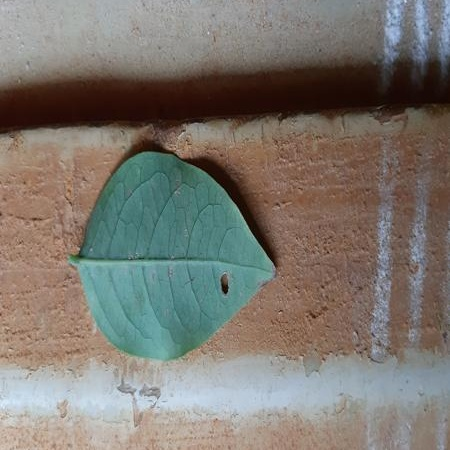
#> input picture Images/Amla/136.jpg, 450 x 450 px
$ python -i train.py   (imports and definitions only)
#> lines starting #> are read from the running program, lines starting #| are printed output that depends on the picture
import os
import cv2
import numpy as np
import tensorflow as tf
import matplotlib.pyplot as plt
import seaborn as sns
from sklearn.metrics import classification_report, confusion_matrix
from tensorflow.keras.applications import EfficientNetB0
from tensorflow.keras import layers, Model
from tensorflow.keras.preprocessing.image import ImageDataGenerator
from tensorflow.keras.callbacks import EarlyStopping, ModelCheckpoint, ReduceLROnPlateau

# ── GPU CHECK ────────────────────────────────────────────────────────────────
# [1 line not run here, left out]
# [1 line that did not run here, left out]
# [3 lines not run here, left out]

# ── CONFIG ───────────────────────────────────────────────────────────────────
DATA_DIR      = r"C:\DIP_PBL\Images"
MODELS_DIR    = r"C:\DIP_PBL\models"
IMG_SIZE      = 224
BATCH_SIZE    = 32
EPOCHS_PHASE1 = 15
EPOCHS_PHASE2 = 30
# [1 line not run here, left out]

# Exact folder names — must match your Images/ subfolders exactly
CLASS_NAMES = ['Amla', 'Ashwagandha', 'Bhrami', 'Curry', 'Neem', 'Tulsi']

# ── GRABCUT: removes background from Ashwagandha plant images ────────────────
# [21 lines left out: function apply_grabcut, not called in this run]

# ── STANDARD PREPROCESSING PIPELINE ─────────────────────────────────────────
def preprocess_image(img_path, is_ashwagandha=False):
    """
    Applies DIP techniques in sequence:
    1. Resize
    2. Noise Removal (Technique 5) — Median filter
    3. GrabCut segmentation — only for Ashwagandha
    4. Color Space: BGR → LAB (Technique 7 + Bonus beyond RGB)
    5. Histogram Processing: CLAHE on L channel (Technique 2)
    6. Convert back to RGB and return
    Note: NO rescaling here — EfficientNetB0 expects pixel values in [0,255]
          and handles its own normalization internally via preprocess_input.
    """
#> called with img_path = 'Images/Amla/136.jpg', is_ashwagandha = False
    img = cv2.imread(img_path)
#> img is the input picture: shape (450, 450, 3); mean B, G, R 111.5, 119, 124.2
    if img is None:
        return None

    # Resize to model input size
    img = cv2.resize(img, (IMG_SIZE, IMG_SIZE))
#> img: shape (224, 224, 3)

    # Technique 5: Noise Removal — Median filter removes sensor noise
    img = cv2.medianBlur(img, 3)

    # GrabCut for Ashwagandha only
    if is_ashwagandha:
        img = apply_grabcut(img)

    # Technique 7 + BONUS: Color Space — BGR to LAB
    lab = cv2.cvtColor(img, cv2.COLOR_BGR2LAB)
#> lab: shape (224, 224, 3); mean of channels 0, 1, 2 127.4, 129.5, 133.4
    l, a, b = cv2.split(lab)
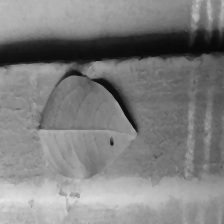
#> l: shape (224, 224); min 7, max 231, mean 127.4
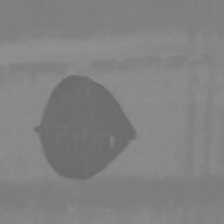
#> a: shape (224, 224); min 102, max 145, mean 129.5

    # Technique 2: Histogram Processing — CLAHE on L channel
    # Standardizes brightness across images from different lighting conditions
    clahe = cv2.createCLAHE(clipLimit=2.0, tileGridSize=(8, 8))
    l = clahe.apply(l)
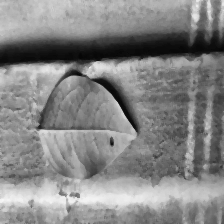
#> l: shape (224, 224); min 6, max 246, mean 133.3

    # Merge back and convert to RGB
    lab = cv2.merge([l, a, b])
#> lab: shape (224, 224, 3); mean of channels 0, 1, 2 133.3, 129.5, 133.4
    img = cv2.cvtColor(lab, cv2.COLOR_LAB2BGR)
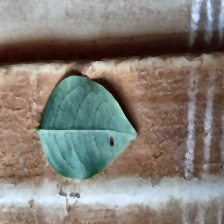
#> img: shape (224, 224, 3); mean B, G, R 117.7, 125.3, 130.4
    img = cv2.cvtColor(img, cv2.COLOR_BGR2RGB)

    # Return as uint8 [0,255] — EfficientNet preprocess_input handles normalization
    return img.astype(np.uint8)

# ── PREPROCESS AND SAVE ALL IMAGES ───────────────────────────────────────────
PROCESSED_DIR = r"C:\DIP_PBL\Images_processed"

# [190 lines left out: functions preprocess_all_images, create_generators, get_class_weights, build_model, plot_history, evaluate_model, not called in this run]

# ── MAIN ─────────────────────────────────────────────────────────────────────
# [102 lines not run here, left out]

>>> result = preprocess_image('Images/Amla/136.jpg')

$ run again, on Images/Ashwagandha/2162.jpg
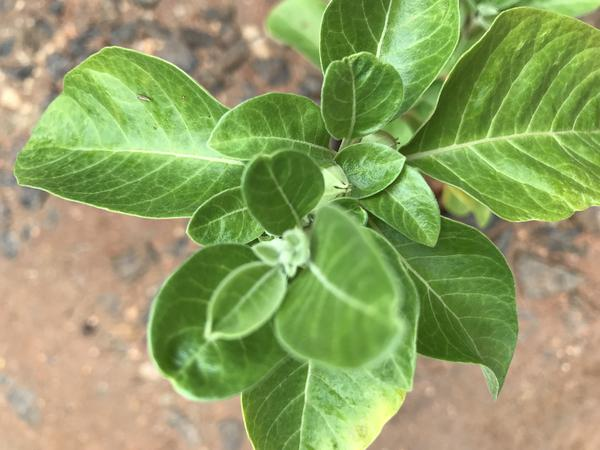
#> input picture Images/Ashwagandha/2162.jpg, 600 x 450 px
#> in preprocess_image, img is the input picture: shape (450, 600, 3); mean B, G, R 100, 160.5, 143.9
#> in preprocess_image, `l = clahe.apply(l)`:
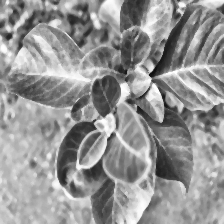
#> l: shape (224, 224); min 13, max 255, mean 148.5
#> in preprocess_image, `img = cv2.cvtColor(lab, cv2.COLOR_LAB2BGR)`:
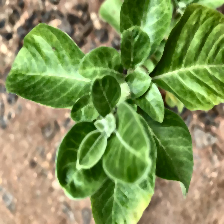
#> img: shape (224, 224, 3); mean B, G, R 87.5, 147.3, 130.6

$ run again, on Images/Ashwagandha/2169.jpg
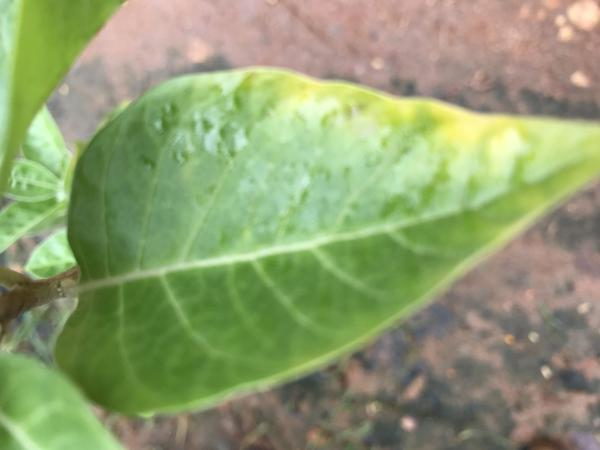
#> input picture Images/Ashwagandha/2169.jpg, 600 x 450 px
#> in preprocess_image, img is the input picture: shape (450, 600, 3); mean B, G, R 112.3, 157.3, 143.7
#> in preprocess_image, `l = clahe.apply(l)`:
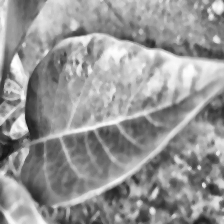
#> l: shape (224, 224); min 20, max 254, mean 149.2
#> in preprocess_image, `img = cv2.cvtColor(lab, cv2.COLOR_LAB2BGR)`:
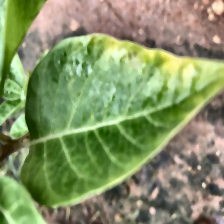
#> img: shape (224, 224, 3); mean B, G, R 102.1, 146.8, 133

$ run again, on Images/Bhrami/2278.jpg
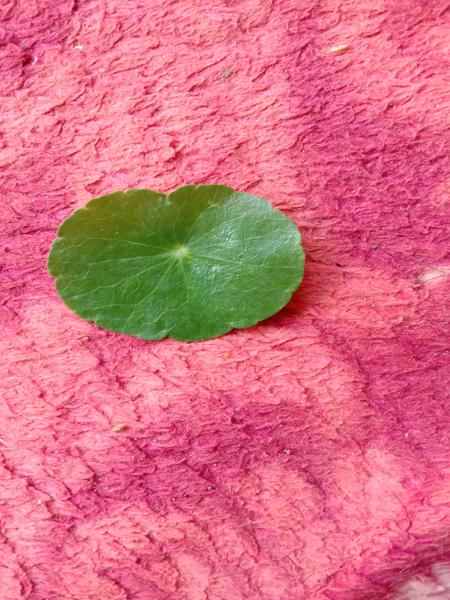
#> input picture Images/Bhrami/2278.jpg, 450 x 600 px
#> in preprocess_image, img is the input picture: shape (600, 450, 3); mean B, G, R 130.5, 112.6, 215.9
#> in preprocess_image, `l = clahe.apply(l)`:
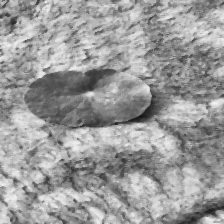
#> l: shape (224, 224); min 23, max 242, mean 155.3
#> in preprocess_image, `img = cv2.cvtColor(lab, cv2.COLOR_LAB2BGR)`:
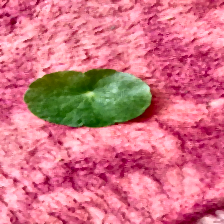
#> img: shape (224, 224, 3); mean B, G, R 131.6, 112.5, 211.1
